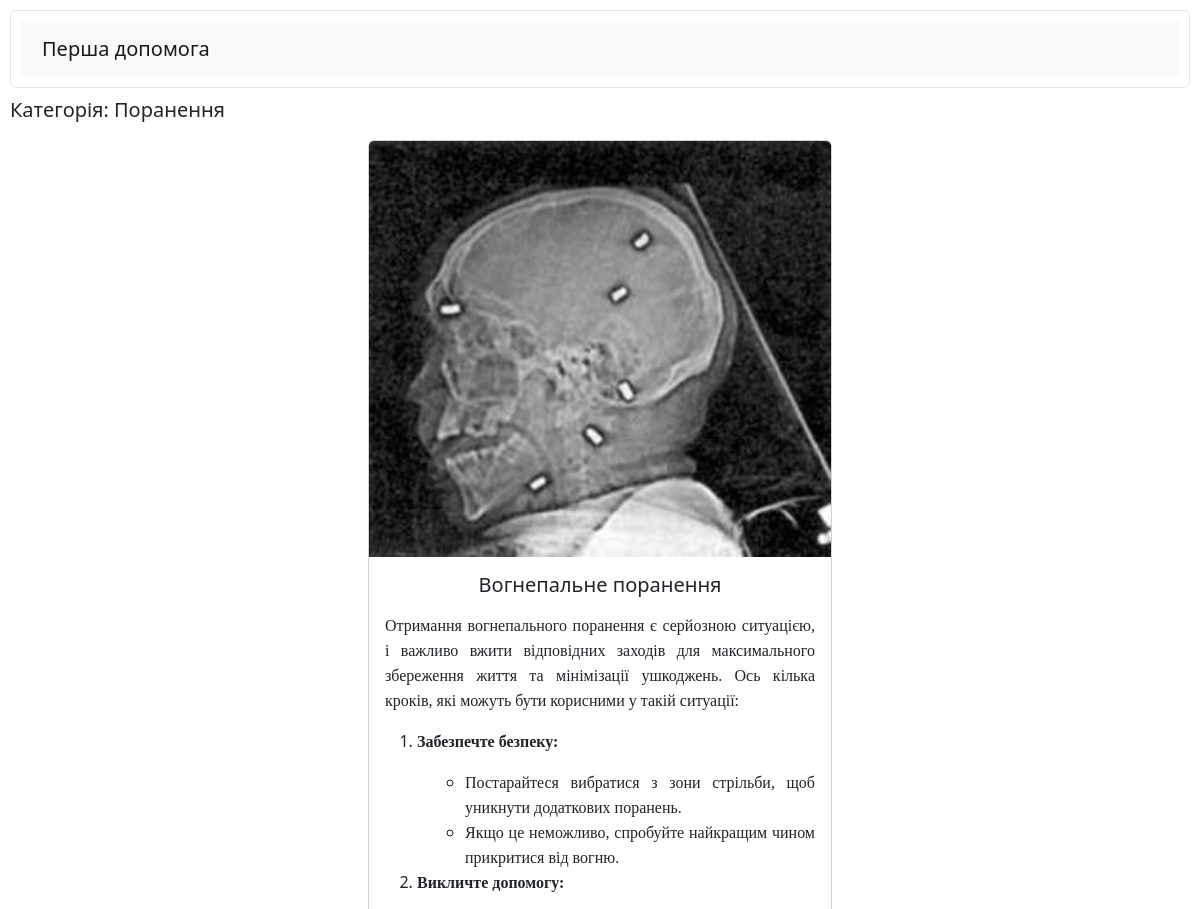
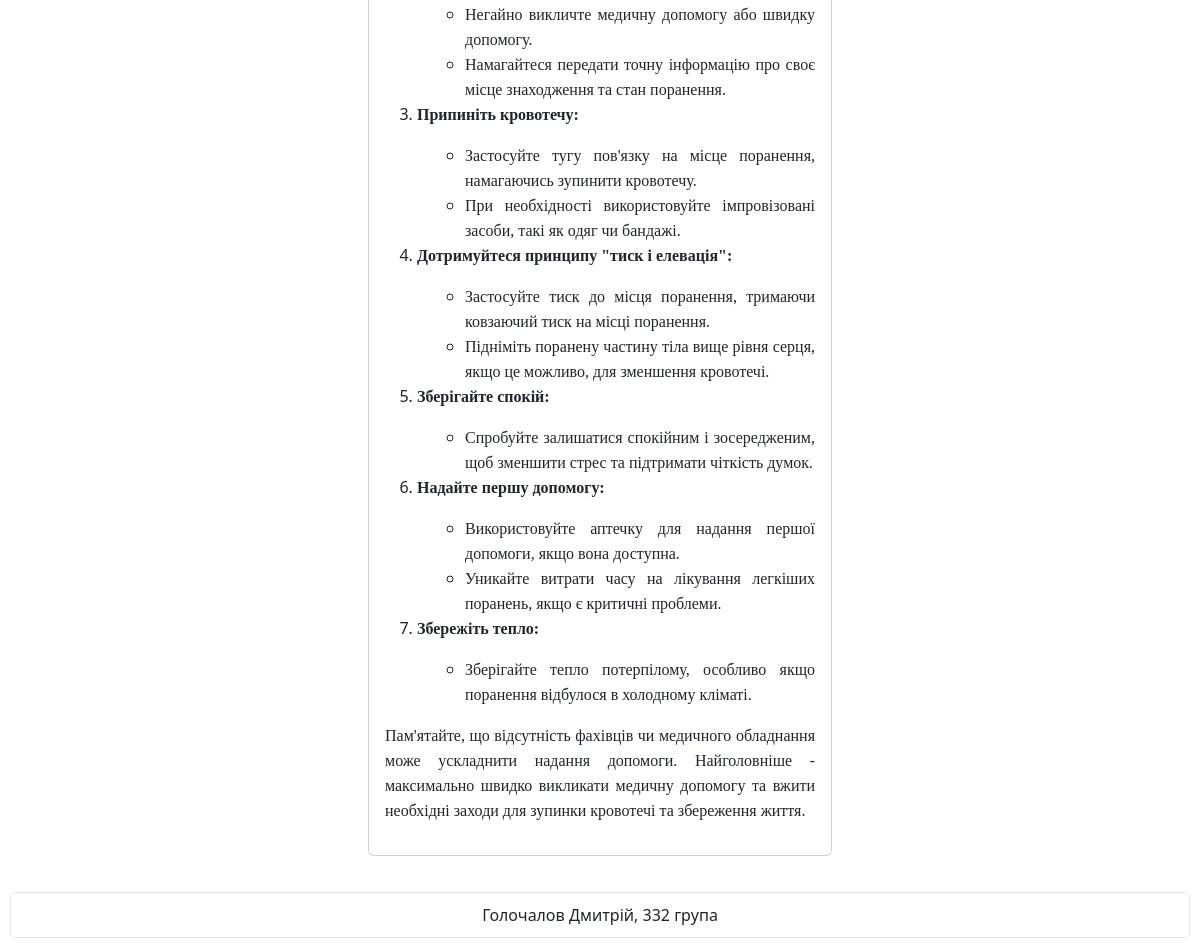
/injury/gunshot/, run on the app's committed database (2 pictures, top to bottom).
### blog/models.py (models this page shows, shortened)
class Category(models.Model):
    title = models.CharField(max_length=64, db_index=True, verbose_name="Категорія", blank=True)
    slug = models.SlugField(unique=True)
    class Meta:
        verbose_name = "Категорія"
        verbose_name_plural = "Категорії"

class Cart(models.Model):
    category = models.ForeignKey(Category, related_name="cart_category", db_index=True, blank=True, on_delete=models.CASCADE)
    title = models.CharField(max_length=128, blank=True, db_index=True, verbose_name="Назва")
    desc = models.TextField(blank=True, db_index=True)
    poster = models.ImageField(upload_to="blog/poster", verbose_name="Постер")
    image = models.ImageField(upload_to="blog/image", verbose_name="Зображення")
    slug = models.SlugField(unique=True)
    type = models.CharField(max_length=20, default="null")

### blog/views.py (the view)
# urls.py: path("<slug:category_slug>/<slug:card_slug>/", views.card_detail, name="cards_detail")
def card_detail(request, category_slug, card_slug):
    category = Category.objects.get(slug=category_slug)
    card = Cart.objects.get(category=category, slug=card_slug)
    context = {
        "category": category,
        "card": card,
    }
    return render(request, "blog/card_detail.html", context)

### templates/blog/card_detail.html (shortened to what this page needs)
{% extends 'base.html' %}
{% block cards_detail %}
<h5>Категорія: {{ category.title }}</h5>
<section class="descrEl-wrapper">
    <div class="card mb-3 descrEl">
        <img src="{{ card.image.url }}" class="card-img-top" alt="{{ card.title }}">
        <div class="card-body">
          <h5 class="card-title">{{ card.title }}</h5>
          <p class="card-text">{{ card.desc|safe }}</p>
        </div>
      </div>
</section>
{% endblock %}

### static/css/style.css (style rules this page uses)
html { height: 100%; }
body { display: flex; flex-direction: column; justify-content: space-between; min-height: 100%; margin: 0; padding: 10px; }
.descrEl-wrapper { text-align: center; padding: 10px; }
.descrEl { width: 40%; margin: 0 auto; }
.card { transition: all 0.25s ease; }

### data on the page
Category: title "Поранення"
Cart: image (picture), title "Вогнепальне поранення", desc "Отримання вогнепального поранення є серйозною ситуацією, і важливо вжити відповідних заходів для максимального збереження життя та мінімізації ушкоджень. Ось кілька кроків, які можуть бути корисними у такій ситуації: Забезпечте безпеку: Постарайтеся вибратися з зони стрільби, щоб уникнути додаткових поранень. Якщо це неможливо, спробуйте найкращим чином прикритися від вогню. Викличте допомогу: Негайно викличте медичну допомогу або швидку допомогу. Намагайтеся передати точну інформацію про своє місце знаходження та стан поранення. Припиніть кровотечу: Застосуйте тугу пов'язку на місце поранення, намагаючись зупинити кровотечу. При необхідності використовуйте імпровізовані засоби, такі як…"
